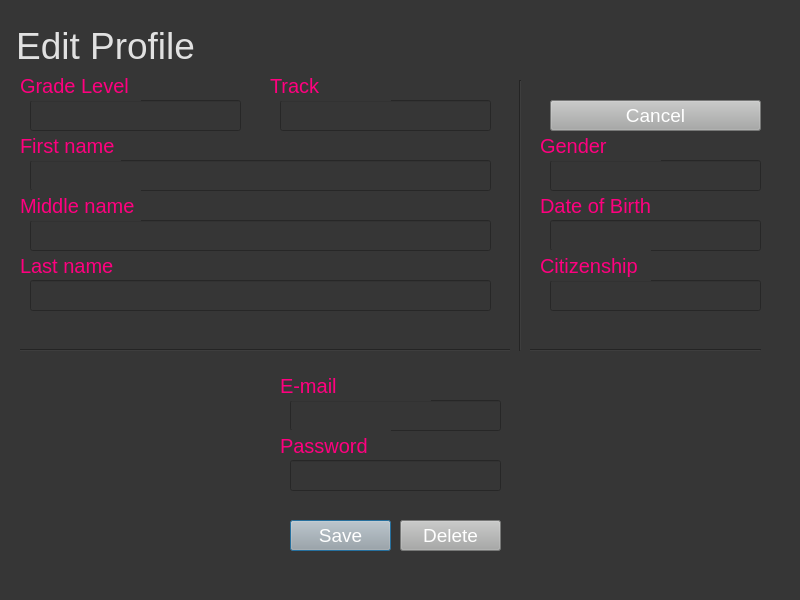
<?xml version="1.0" encoding="UTF-8"?>
<ui version="4.0">
 <class>Dialog</class>
 <widget class="QDialog" name="Dialog">
  <property name="geometry">
   <rect>
    <x>0</x>
    <y>0</y>
    <width>800</width>
    <height>600</height>
   </rect>
  </property>
  <property name="windowTitle">
   <string>Dialog</string>
  </property>
  <property name="styleSheet">
   <string notr="true">background-color: rgb(54, 54, 54);</string>
  </property>
  <widget class="QLabel" name="regtext">
   <property name="geometry">
    <rect>
     <x>0</x>
     <y>10</y>
     <width>211</width>
     <height>71</height>
    </rect>
   </property>
   <property name="layoutDirection">
    <enum>Qt::RightToLeft</enum>
   </property>
   <property name="styleSheet">
    <string notr="true">color:rgb(225, 225, 225); font-size:28pt;</string>
   </property>
   <property name="text">
    <string>Edit Profile</string>
   </property>
   <property name="alignment">
    <set>Qt::AlignCenter</set>
   </property>
  </widget>
  <widget class="QLabel" name="lastnametext">
   <property name="geometry">
    <rect>
     <x>20</x>
     <y>250</y>
     <width>101</width>
     <height>31</height>
    </rect>
   </property>
   <property name="styleSheet">
    <string notr="true">font-size:15pt; color:rgb(255, 0, 127)</string>
   </property>
   <property name="text">
    <string>Last name</string>
   </property>
  </widget>
  <widget class="QLineEdit" name="firstnamebox">
   <property name="geometry">
    <rect>
     <x>30</x>
     <y>160</y>
     <width>461</width>
     <height>31</height>
    </rect>
   </property>
   <property name="styleSheet">
    <string notr="true">font-size:14pt; color:rgb(243, 243, 243)</string>
   </property>
  </widget>
  <widget class="QLineEdit" name="emailbox">
   <property name="geometry">
    <rect>
     <x>290</x>
     <y>400</y>
     <width>211</width>
     <height>31</height>
    </rect>
   </property>
   <property name="styleSheet">
    <string notr="true">font-size:14pt; color:rgb(243, 243, 243)</string>
   </property>
   <property name="text">
    <string/>
   </property>
  </widget>
  <widget class="QLabel" name="passtext">
   <property name="geometry">
    <rect>
     <x>280</x>
     <y>430</y>
     <width>111</width>
     <height>31</height>
    </rect>
   </property>
   <property name="styleSheet">
    <string notr="true">font-size:15pt; color:rgb(255, 0, 127)</string>
   </property>
   <property name="text">
    <string>Password</string>
   </property>
  </widget>
  <widget class="QPushButton" name="savebutton">
   <property name="geometry">
    <rect>
     <x>290</x>
     <y>520</y>
     <width>101</width>
     <height>31</height>
    </rect>
   </property>
   <property name="styleSheet">
    <string notr="true">background-color: rgb(167, 168, 167); font-size:14pt; color:rgb(255, 255, 255)</string>
   </property>
   <property name="text">
    <string>Save</string>
   </property>
   <property name="default">
    <bool>false</bool>
   </property>
  </widget>
  <widget class="QLineEdit" name="passbox">
   <property name="geometry">
    <rect>
     <x>290</x>
     <y>460</y>
     <width>211</width>
     <height>31</height>
    </rect>
   </property>
   <property name="styleSheet">
    <string notr="true">font-size:14pt; color:rgb(243, 243, 243)</string>
   </property>
   <property name="text">
    <string/>
   </property>
  </widget>
  <widget class="QLabel" name="emailtext">
   <property name="geometry">
    <rect>
     <x>280</x>
     <y>370</y>
     <width>151</width>
     <height>31</height>
    </rect>
   </property>
   <property name="styleSheet">
    <string notr="true">font-size:15pt; color:rgb(255, 0, 127)</string>
   </property>
   <property name="text">
    <string>E-mail</string>
   </property>
  </widget>
  <widget class="QLineEdit" name="middlenamebox">
   <property name="geometry">
    <rect>
     <x>30</x>
     <y>220</y>
     <width>461</width>
     <height>31</height>
    </rect>
   </property>
   <property name="styleSheet">
    <string notr="true">font-size:14pt; color:rgb(243, 243, 243)</string>
   </property>
  </widget>
  <widget class="QLabel" name="firstnametext">
   <property name="geometry">
    <rect>
     <x>20</x>
     <y>130</y>
     <width>101</width>
     <height>31</height>
    </rect>
   </property>
   <property name="styleSheet">
    <string notr="true">font-size:15pt; color:rgb(255, 0, 127)</string>
   </property>
   <property name="text">
    <string>First name</string>
   </property>
  </widget>
  <widget class="QLineEdit" name="lastnamebox">
   <property name="geometry">
    <rect>
     <x>30</x>
     <y>280</y>
     <width>461</width>
     <height>31</height>
    </rect>
   </property>
   <property name="styleSheet">
    <string notr="true">font-size:14pt; color:rgb(243, 243, 243)</string>
   </property>
  </widget>
  <widget class="QLabel" name="middlenametext">
   <property name="geometry">
    <rect>
     <x>20</x>
     <y>190</y>
     <width>121</width>
     <height>31</height>
    </rect>
   </property>
   <property name="styleSheet">
    <string notr="true">font-size:15pt; color:rgb(255, 0, 127)</string>
   </property>
   <property name="text">
    <string>Middle name</string>
   </property>
  </widget>
  <widget class="QLabel" name="datetext">
   <property name="geometry">
    <rect>
     <x>540</x>
     <y>190</y>
     <width>121</width>
     <height>31</height>
    </rect>
   </property>
   <property name="styleSheet">
    <string notr="true">font-size:15pt; color:rgb(255, 0, 127)</string>
   </property>
   <property name="text">
    <string>Date of Birth</string>
   </property>
  </widget>
  <widget class="QLineEdit" name="datebox">
   <property name="geometry">
    <rect>
     <x>550</x>
     <y>220</y>
     <width>211</width>
     <height>31</height>
    </rect>
   </property>
   <property name="styleSheet">
    <string notr="true">font-size:14pt; color:rgb(243, 243, 243)</string>
   </property>
   <property name="text">
    <string/>
   </property>
  </widget>
  <widget class="Line" name="line">
   <property name="geometry">
    <rect>
     <x>20</x>
     <y>340</y>
     <width>741</width>
     <height>20</height>
    </rect>
   </property>
   <property name="orientation">
    <enum>Qt::Horizontal</enum>
   </property>
  </widget>
  <widget class="QLineEdit" name="citizenbox">
   <property name="geometry">
    <rect>
     <x>550</x>
     <y>280</y>
     <width>211</width>
     <height>31</height>
    </rect>
   </property>
   <property name="styleSheet">
    <string notr="true">font-size:14pt; color:rgb(243, 243, 243)</string>
   </property>
   <property name="text">
    <string/>
   </property>
  </widget>
  <widget class="Line" name="line_2">
   <property name="geometry">
    <rect>
     <x>510</x>
     <y>80</y>
     <width>20</width>
     <height>271</height>
    </rect>
   </property>
   <property name="orientation">
    <enum>Qt::Vertical</enum>
   </property>
  </widget>
  <widget class="QLabel" name="citizentext">
   <property name="geometry">
    <rect>
     <x>540</x>
     <y>250</y>
     <width>111</width>
     <height>31</height>
    </rect>
   </property>
   <property name="styleSheet">
    <string notr="true">font-size:15pt; color:rgb(255, 0, 127)</string>
   </property>
   <property name="text">
    <string>Citizenship</string>
   </property>
  </widget>
  <widget class="QLineEdit" name="genderbox">
   <property name="geometry">
    <rect>
     <x>550</x>
     <y>160</y>
     <width>211</width>
     <height>31</height>
    </rect>
   </property>
   <property name="styleSheet">
    <string notr="true">font-size:14pt; color:rgb(243, 243, 243)</string>
   </property>
   <property name="text">
    <string/>
   </property>
  </widget>
  <widget class="QLineEdit" name="gradebox">
   <property name="geometry">
    <rect>
     <x>30</x>
     <y>100</y>
     <width>211</width>
     <height>31</height>
    </rect>
   </property>
   <property name="styleSheet">
    <string notr="true">font-size:14pt; color:rgb(243, 243, 243)</string>
   </property>
   <property name="text">
    <string/>
   </property>
  </widget>
  <widget class="QLabel" name="gendertext">
   <property name="geometry">
    <rect>
     <x>540</x>
     <y>130</y>
     <width>121</width>
     <height>31</height>
    </rect>
   </property>
   <property name="styleSheet">
    <string notr="true">font-size:15pt; color:rgb(255, 0, 127)</string>
   </property>
   <property name="text">
    <string>Gender</string>
   </property>
  </widget>
  <widget class="QLineEdit" name="trackbox">
   <property name="geometry">
    <rect>
     <x>280</x>
     <y>100</y>
     <width>211</width>
     <height>31</height>
    </rect>
   </property>
   <property name="styleSheet">
    <string notr="true">font-size:14pt; color:rgb(243, 243, 243)</string>
   </property>
   <property name="text">
    <string/>
   </property>
  </widget>
  <widget class="QLabel" name="gradetext">
   <property name="geometry">
    <rect>
     <x>20</x>
     <y>70</y>
     <width>121</width>
     <height>31</height>
    </rect>
   </property>
   <property name="styleSheet">
    <string notr="true">font-size:15pt; color:rgb(255, 0, 127)</string>
   </property>
   <property name="text">
    <string>Grade Level</string>
   </property>
  </widget>
  <widget class="QLabel" name="tracktext">
   <property name="geometry">
    <rect>
     <x>270</x>
     <y>70</y>
     <width>121</width>
     <height>31</height>
    </rect>
   </property>
   <property name="styleSheet">
    <string notr="true">font-size:15pt; color:rgb(255, 0, 127)</string>
   </property>
   <property name="text">
    <string>Track</string>
   </property>
  </widget>
  <widget class="QPushButton" name="cancelbutton">
   <property name="geometry">
    <rect>
     <x>550</x>
     <y>100</y>
     <width>211</width>
     <height>31</height>
    </rect>
   </property>
   <property name="styleSheet">
    <string notr="true">background-color: rgb(167, 168, 167); font-size:14pt; color:rgb(255, 255, 255)</string>
   </property>
   <property name="text">
    <string>Cancel</string>
   </property>
   <property name="default">
    <bool>false</bool>
   </property>
  </widget>
  <widget class="QPushButton" name="deletebutton">
   <property name="geometry">
    <rect>
     <x>400</x>
     <y>520</y>
     <width>101</width>
     <height>31</height>
    </rect>
   </property>
   <property name="styleSheet">
    <string notr="true">background-color: rgb(167, 168, 167); font-size:14pt; color:rgb(255, 255, 255)</string>
   </property>
   <property name="text">
    <string>Delete</string>
   </property>
   <property name="default">
    <bool>false</bool>
   </property>
  </widget>
 </widget>
 <resources/>
 <connections/>
</ui>
